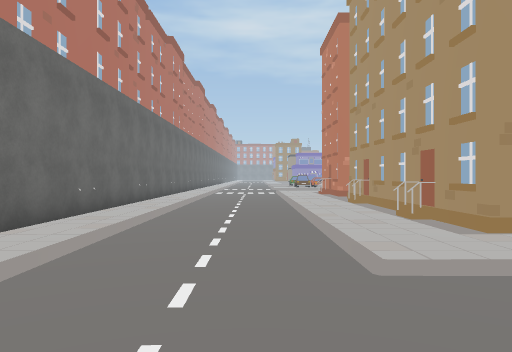
[1] (above)

24 first-person views from a walk through a Unity game level. The camera is 1.4 m above the floor, looks level and sees 70° across. The floor is counted in squares, 2 m on a side. Each view is taken from the middle of a square. On the plan, view 1 faces up. The plan holds only what a view shows up to about 11 squares ahead; the rest is blank. The place goes on beyond the plan. The player is left out. Some surface patterns are stand-ins.

[2]
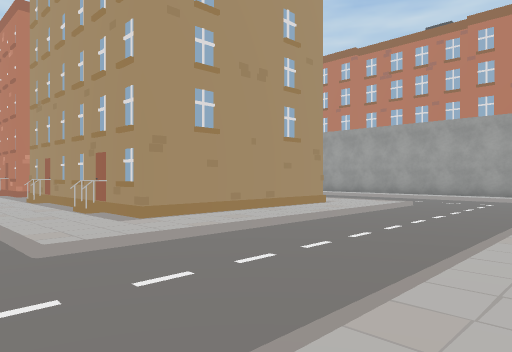

[3]
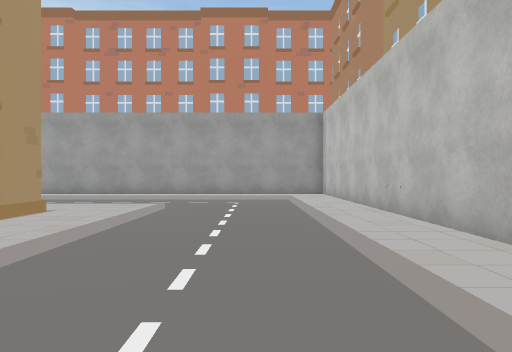

[4]
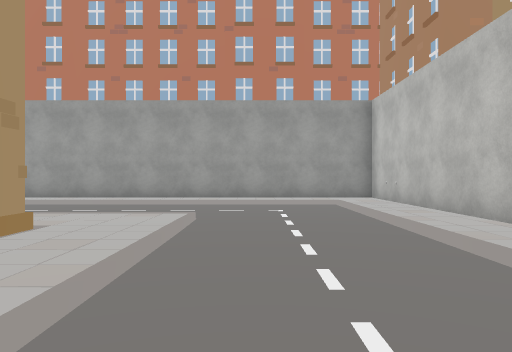

[5]
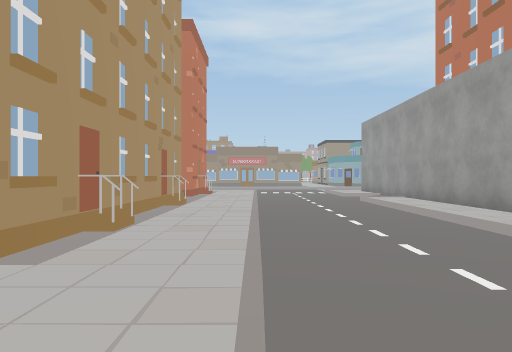

[6]
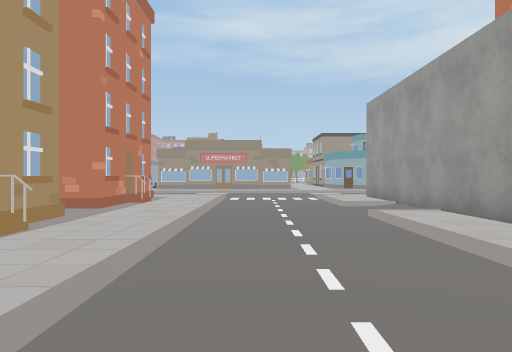

[7]
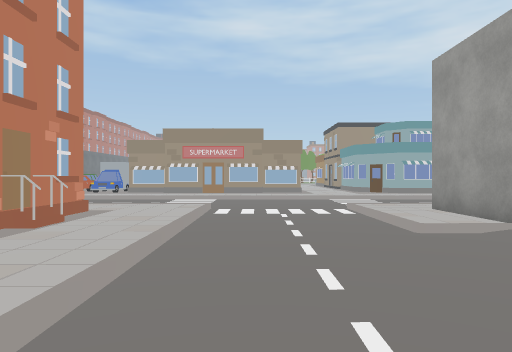

[8]
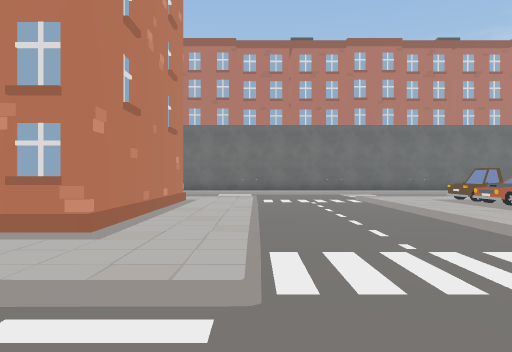

[9]
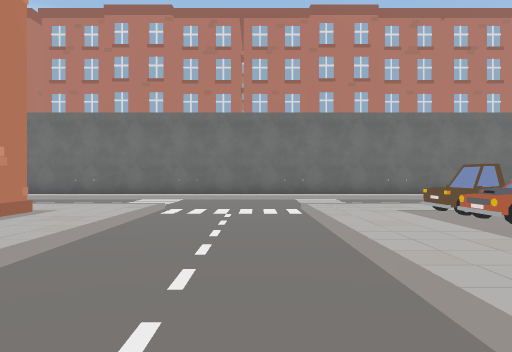

[10]
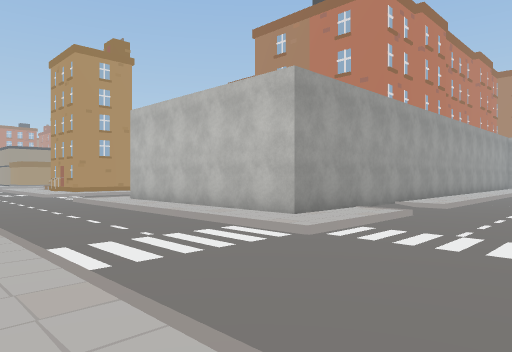

[11]
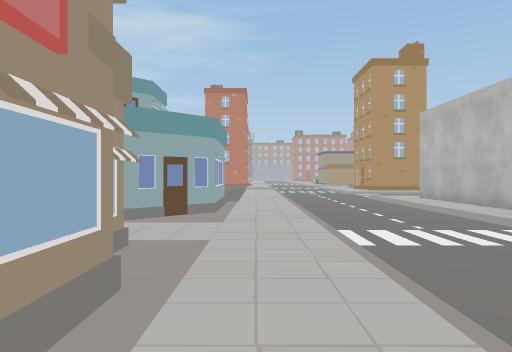

[12]
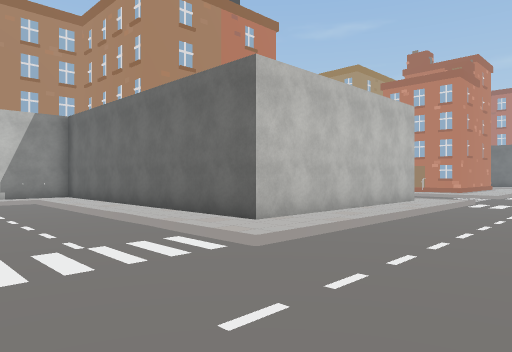

[13]
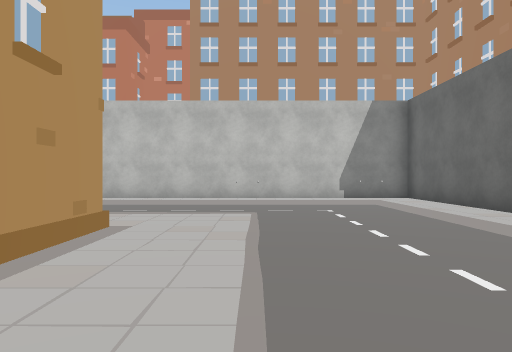

[14]
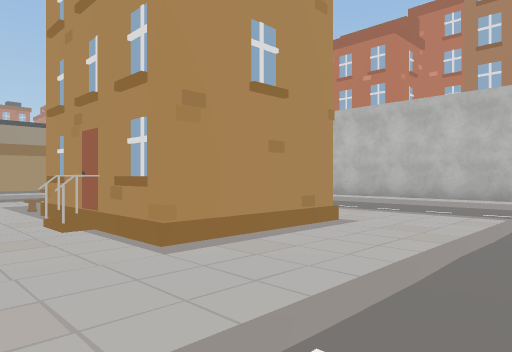

[15]
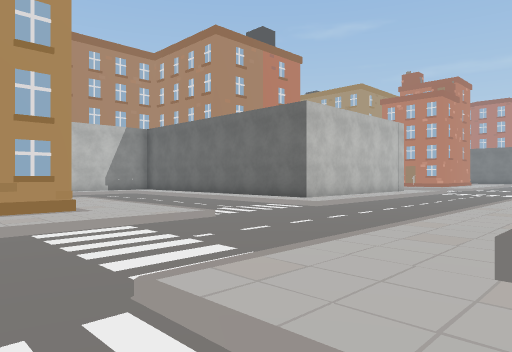

[16]
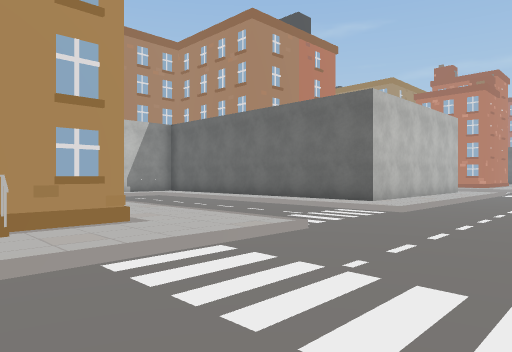

[17]
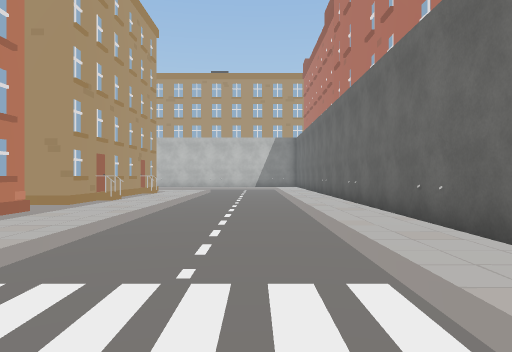

[18]
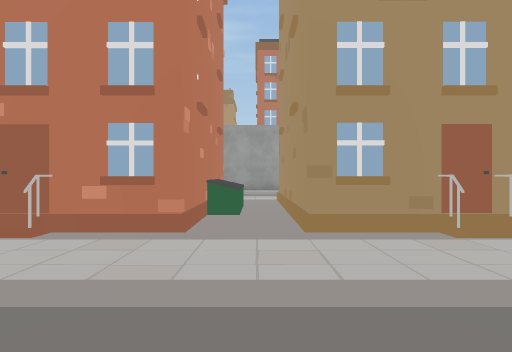

[19]
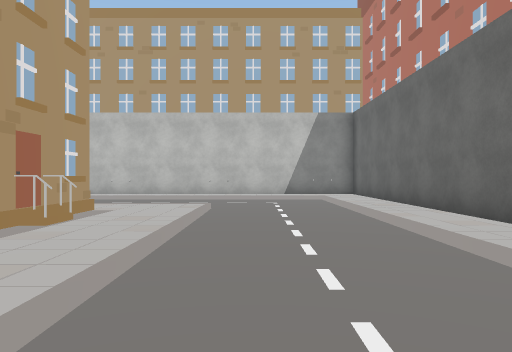

[20]
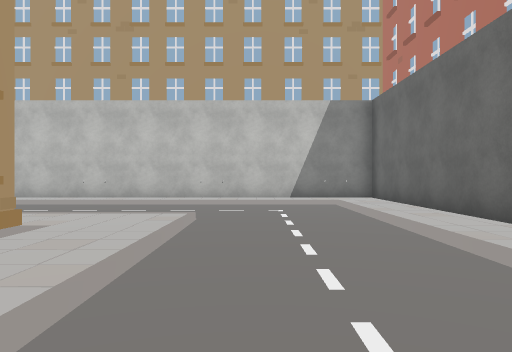

[21]
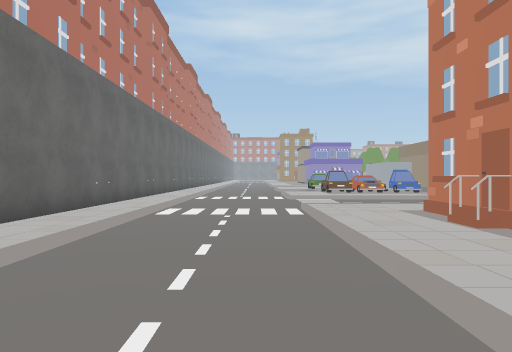

[22]
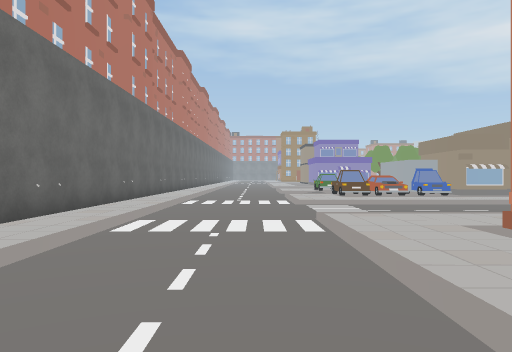

[23]
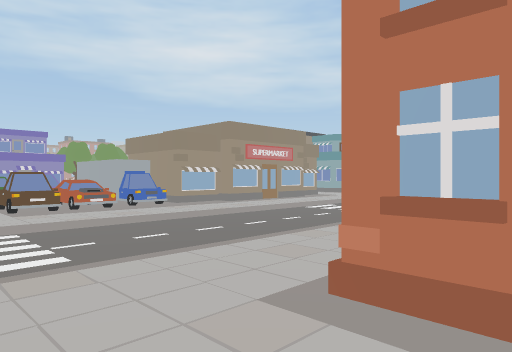

[24]
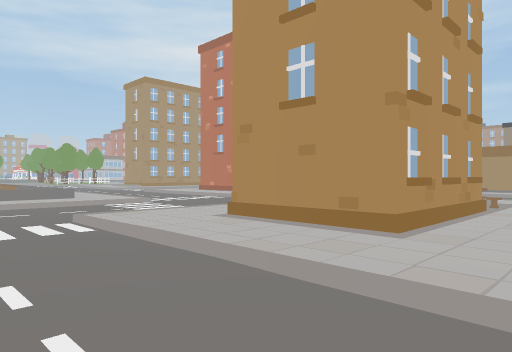

### Floor plan
Key: @ floor where view 1 was taken; # wall or solid block; . main floor; : floor 0.25 m higher than the main floor; + floor 0.5 m higher than the main floor; / step, stairs or slope; H house; C car; B bin; O other object.
Columns run from 4 left of view 1 to 29 right of it. Each row starts with its distance up from view 1.
 23 #:/../:CC:O######:::H##/     ++:/.
 22 #:/../:::::::::::::::::/::::::::/.
 21 #:/..////////////////////////////.
 20 #:/...............................
 19 #:/...............................
 18 #:/..//////////..//////////../////
 17 #:/../::::::::/../::::::::/../::::
 16 #:/../:######:/../:######:/../:###
 15 #:/../:#    #:/../:#     :/../:###
 14 #:/../:##  ##:/....#    #:/../:H##
 13 #:/../:H#BO#H:/....#    #:/../::::
 12 #:/../::::::::/../:#    #:/..////
 11 #:/../:#####H:/../:H    #:/......
 10 #:/../:#   ##:/../:#    #:/.......
  9 #:/../:#    #:/../:#    #:////////
  8 #:/../:#    #:/../:#    H:::::::::
  7 #:/../:#    #:/../:#     ########H
  6 #:/../:##   #:/../:H
  5 #:/../:H#####:/../:#
  4 #:/../::::::::/../:#
  3 #:/..//////////../:#
  2 #:/............../:#
  1 #:/............../:#
  0 #://@/////////////:#
 -1 #::::::::::::::::::H
 -2 ###################

Positions as (right, up) in squares from view 1, and headings:
1: (0, 0), facing up
2: (0, -1), facing up-right
3: (2, 1), facing right
4: (4, 2), facing right
5: (10, 2), facing up
6: (11, 6), facing up
7: (11, 10), facing up
8: (12, 18), facing left
9: (9, 20), facing left
10: (10, 22), facing down-right
11: (9, 22), facing right
12: (25, 21), facing down-left
13: (25, 18), facing down
14: (24, 18), facing down-right
15: (29, 23), facing down-left
16: (29, 21), facing down-left
17: (-1, 19), facing down
18: (-1, 12), facing right
19: (0, 11), facing down
20: (0, 9), facing down
21: (0, 10), facing up
22: (0, 12), facing up
23: (1, 15), facing up-right
24: (23, 12), facing up-right
